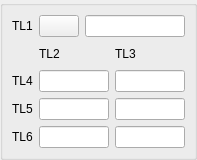
<ui version="4.0" >
 <class>MeasureGUI_1Sel6LineEdit_QTD</class>
 <widget class="QWidget" name="MeasureGUI_1Sel6LineEdit_QTD" >
  <property name="geometry" >
   <rect>
    <x>0</x>
    <y>0</y>
    <width>196</width>
    <height>160</height>
   </rect>
  </property>
  <property name="windowTitle" >
   <string/>
  </property>
  <layout class="QGridLayout" >
   <property name="leftMargin" >
    <number>0</number>
   </property>
   <property name="topMargin" >
    <number>0</number>
   </property>
   <property name="rightMargin" >
    <number>0</number>
   </property>
   <property name="bottomMargin" >
    <number>0</number>
   </property>
   <property name="horizontalSpacing" >
    <number>6</number>
   </property>
   <property name="verticalSpacing" >
    <number>6</number>
   </property>
   <item row="0" column="0" >
    <widget class="QGroupBox" name="GroupBox1" >
     <property name="title" >
      <string/>
     </property>
     <layout class="QGridLayout" >
      <property name="leftMargin" >
       <number>9</number>
      </property>
      <property name="topMargin" >
       <number>9</number>
      </property>
      <property name="rightMargin" >
       <number>9</number>
      </property>
      <property name="bottomMargin" >
       <number>9</number>
      </property>
      <property name="horizontalSpacing" >
       <number>6</number>
      </property>
      <property name="verticalSpacing" >
       <number>6</number>
      </property>
      <item row="1" column="0" colspan="3" >
       <layout class="QGridLayout" >
        <property name="leftMargin" >
         <number>0</number>
        </property>
        <property name="topMargin" >
         <number>0</number>
        </property>
        <property name="rightMargin" >
         <number>0</number>
        </property>
        <property name="bottomMargin" >
         <number>0</number>
        </property>
        <property name="horizontalSpacing" >
         <number>6</number>
        </property>
        <property name="verticalSpacing" >
         <number>6</number>
        </property>
        <item row="1" column="1" >
         <widget class="QLineEdit" name="LineEdit11" />
        </item>
        <item row="2" column="2" >
         <widget class="QLineEdit" name="LineEdit22" />
        </item>
        <item row="0" column="1" >
         <widget class="QLabel" name="TextLabel2" >
          <property name="text" >
           <string>TL2</string>
          </property>
         </widget>
        </item>
        <item row="2" column="1" >
         <widget class="QLineEdit" name="LineEdit21" />
        </item>
        <item row="1" column="2" >
         <widget class="QLineEdit" name="LineEdit12" />
        </item>
        <item row="3" column="2" >
         <widget class="QLineEdit" name="LineEdit32" />
        </item>
        <item row="1" column="0" >
         <widget class="QLabel" name="TextLabel4" >
          <property name="text" >
           <string>TL4</string>
          </property>
         </widget>
        </item>
        <item row="0" column="2" >
         <widget class="QLabel" name="TextLabel3" >
          <property name="text" >
           <string>TL3</string>
          </property>
         </widget>
        </item>
        <item row="3" column="0" >
         <widget class="QLabel" name="TextLabel6" >
          <property name="text" >
           <string>TL6</string>
          </property>
         </widget>
        </item>
        <item row="2" column="0" >
         <widget class="QLabel" name="TextLabel5" >
          <property name="text" >
           <string>TL5</string>
          </property>
         </widget>
        </item>
        <item row="3" column="1" >
         <widget class="QLineEdit" name="LineEdit31" />
        </item>
       </layout>
      </item>
      <item row="0" column="1" >
       <widget class="QPushButton" name="PushButton1" >
        <property name="sizePolicy" >
         <sizepolicy vsizetype="Fixed" hsizetype="Fixed" >
          <horstretch>0</horstretch>
          <verstretch>0</verstretch>
         </sizepolicy>
        </property>
        <property name="text" >
         <string/>
        </property>
       </widget>
      </item>
      <item row="0" column="0" >
       <widget class="QLabel" name="TextLabel1" >
        <property name="text" >
         <string>TL1</string>
        </property>
       </widget>
      </item>
      <item row="0" column="2" >
       <widget class="QLineEdit" name="LineEdit1" >
        <property name="minimumSize" >
         <size>
          <width>100</width>
          <height>0</height>
         </size>
        </property>
       </widget>
      </item>
     </layout>
    </widget>
   </item>
  </layout>
 </widget>
 <tabstops>
  <tabstop>PushButton1</tabstop>
  <tabstop>LineEdit1</tabstop>
  <tabstop>LineEdit11</tabstop>
  <tabstop>LineEdit12</tabstop>
  <tabstop>LineEdit21</tabstop>
  <tabstop>LineEdit22</tabstop>
  <tabstop>LineEdit31</tabstop>
  <tabstop>LineEdit32</tabstop>
 </tabstops>
 <resources/>
 <connections/>
</ui>
